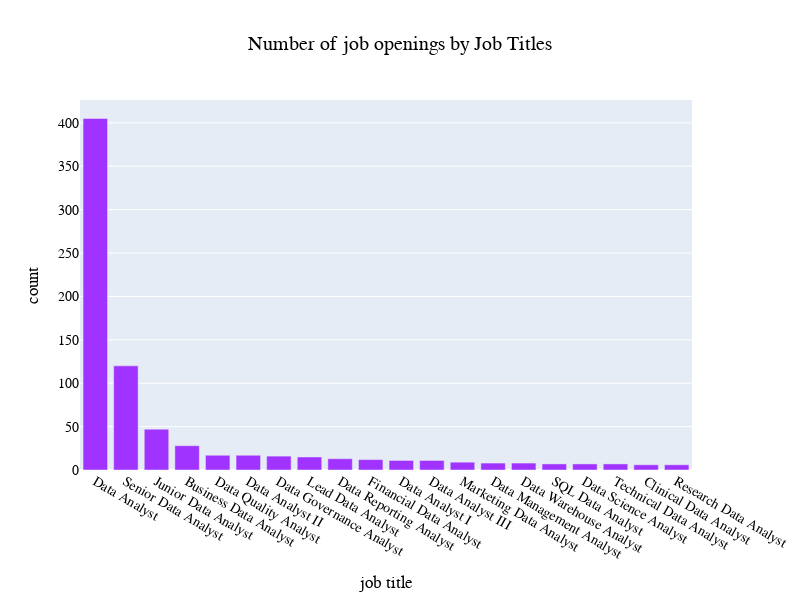

This figure's notebook cell:
### Code cell
#job opening 
fig = go.Figure()

fig.add_trace(go.Bar(x=data_analyst['Job Title'].value_counts().head(20).index,
       y=data_analyst['Job Title'].value_counts().head(20).values,
       marker_color = '#A033FF'))

fig.update_layout(
    
    height=600, width=800, title_text='Number of job openings by Job Titles',
    
    xaxis_title='job title', yaxis_title="count", title_x = 0.5,
    
    font=dict(
            family="Courier New, monospace",
            size=14,
            color="black"
        
))


fig.show()

### Figure 1 — Plotly figure (JSON) as saved in the notebook; plotly's stock layout.template omitted (floating-point values rounded to 4 significant figures)
{"data": [{"marker": {"color": "#A033FF"}, "type": "bar", "x": ["Data Analyst", "Senior Data Analyst", "Junior Data Analyst", "Business Data Analyst", "Data Quality Analyst", "Data Analyst II", "Data Governance Analyst", "Lead Data Analyst", "Data Reporting Analyst", "Financial Data Analyst", "Data Analyst I", "Data Analyst III", "Marketing Data Analyst", "Data Management Analyst", "Data Warehouse Analyst", "SQL Data Analyst", "Data Science Analyst", "Technical Data Analyst", "Clinical Data Analyst", "Research Data Analyst"], "y": [405, 120, 47, 28, 17, 17, 16, 15, 13, 12, 11, 11, 9, 8, 8, 7, 7, 7, 6, 6]}], "layout": {"font": {"color": "black", "family": "Courier New, monospace", "size": 14}, "height": 600, "title": {"text": "Number of job openings by Job Titles", "x": 0.5}, "width": 800, "xaxis": {"title": {"text": "job title"}}, "yaxis": {"title": {"text": "count"}}}}
